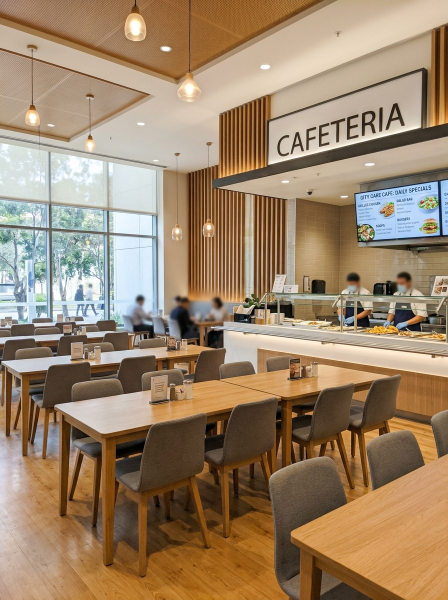
#> input picture backend/seed/hospital_photos/cafeteria.jpg, 896 x 1200 px (shown at 1/2 size)
$ python -i ocr.py   (imports and definitions only)
#> lines starting #> are read from the running program, lines starting #| are printed output that depends on the picture
### backend/app/config.py
"""Central configuration. Values can be overridden with environment variables."""
import os
from pathlib import Path
import secrets

IS_VERCEL = os.getenv("VERCEL") == "1"
IS_RENDER = bool(os.getenv("RENDER") or os.getenv("RENDER_SERVICE_ID"))
LOW_MEMORY_MODE = os.getenv("NAV_LOW_MEM", "1" if (IS_VERCEL or IS_RENDER) else "0") == "1"
BASE_DIR = Path(__file__).resolve().parent.parent          # backend/
_DEFAULT_VAR = Path("/tmp/navigator_var") if IS_VERCEL else (BASE_DIR / "var")
DATA_DIR = Path(os.getenv("NAV_DATA_DIR", _DEFAULT_VAR))
MEDIA_DIR = DATA_DIR / "media"
DB_PATH = DATA_DIR / "navigator.db"
SEED_DIR = BASE_DIR / "seed"


def _load_or_create_secret(filename: str, env_var: str, nbytes: int = 32) -> str:
    env_val = os.getenv(env_var, "").strip()
    if env_val:
        return env_val
    DATA_DIR.mkdir(parents=True, exist_ok=True)
    secret_file = DATA_DIR / filename
    if secret_file.exists():
        stored = secret_file.read_text(encoding="utf-8").strip()
        if stored:
            return stored
    generated = secrets.token_hex(nbytes)
    secret_file.write_text(generated, encoding="utf-8")
    try:
        os.chmod(secret_file, 0o600)
    except OSError:
        pass
    return generated


# "auto" -> try DINOv2 (torch + transformers), fall back to classic CV descriptor.
# "dinov2" / "classic" / "megaloc" / "salad" force a specific embedder.
EMBEDDER = os.getenv("NAV_EMBEDDER", "auto")
DINO_MODEL = os.getenv("NAV_DINO_MODEL", "facebook/dinov2-small")
ENABLE_OCR = os.getenv("NAV_OCR", "1") == "1"

# Optional Advanced GPU Visual Place Recognition (MegaLoc / DINOv2-SALAD + LightGlue)
# and Zero-GPU Gemini 2.5 Flash Vision API Signboard/Landmark Verification
ENABLE_GPU_VPR = os.getenv("NAV_GPU_VPR", "0") == "1"
GPU_VPR_MODEL = os.getenv("NAV_GPU_VPR_MODEL", "gmberton/MegaLoc")
GEMINI_API_KEY = os.getenv("GEMINI_API_KEY", "").strip()
GEMINI_VISION_MODEL = os.getenv("NAV_GEMINI_MODEL", "gemini-2.5-flash")

SECRET_KEY = _load_or_create_secret(".secret_key", "NAV_SECRET", nbytes=32)
TOKEN_TTL_HOURS = 24 * 7

ADMIN_EMAIL = os.getenv("NAV_ADMIN_EMAIL", "admin@navigator.dev")
ADMIN_PASSWORD = _load_or_create_secret(".admin_password", "NAV_ADMIN_PASSWORD", nbytes=16)
DEBUG_DOCS = os.getenv("NAV_DEBUG_DOCS", "0") == "1"

_DEFAULT_ORIGINS = "https://smart-navigator-vert.vercel.app,http://localhost:5173,http://127.0.0.1:5173"
CORS_ORIGINS = [o.strip() for o in os.getenv("NAV_CORS", _DEFAULT_ORIGINS).split(",") if o.strip()]
MAX_UPLOAD_BYTES = 25 * 1024 * 1024

# Localisation decision thresholds
CONFIDENT_THRESHOLD = 0.55     # fused probability of best node
MIN_MARGIN = 0.15              # best - second best probability
NO_MATCH_SIMILARITY = 0.35     # below this visual similarity (and no OCR hit) -> no_match

WALK_SPEED = 1.3               # m/s
WHEELCHAIR_SPEED = 0.9

MEDIA_DIR.mkdir(parents=True, exist_ok=True)

### backend/app/services/vision/ocr.py
"""Optical Character Recognition (OCR) for room plaques, department signs & directional boards."""
from __future__ import annotations

import logging
import re
import threading
from typing import List, Optional, Tuple
import numpy as np
from PIL import Image

from ...config import ENABLE_OCR, LOW_MEMORY_MODE

log = logging.getLogger(__name__)


class OCRService:
    def __init__(self) -> None:
        self._loaded = False
        self._engine = None
        self._name: Optional[str] = None
        self._lock = threading.Lock()

    def _ensure_loaded(self) -> None:
        if self._loaded:
            return
        with self._lock:
            if self._loaded:
                return
            self._loaded = True
            if not ENABLE_OCR:
                return
            try:
                from rapidocr_onnxruntime import RapidOCR  # type: ignore

                self._engine = RapidOCR(
                    det_limit_side_len=736 if LOW_MEMORY_MODE else 1024,
                    det_db_box_thresh=0.35,
                    det_db_thresh=0.22,
                    intra_op_num_threads=1 if LOW_MEMORY_MODE else -1,
                    inter_op_num_threads=1 if LOW_MEMORY_MODE else -1,
                )
                self._name = "rapidocr-ppocrv4"
                log.info("RapidOCR engine initialized.")
            except Exception as exc:  # noqa: BLE001
                log.warning("OCR unavailable (%s)", exc)
                self._engine = None
                self._name = None

    # [19 lines left out: functions name, _clean_plaque_token, not called in this run]

    def extract_boxes(self, img: Image.Image) -> Tuple[List[str], List[dict]]:
        self._ensure_loaded()
        if self._engine is None:
            return [], []
        try:
            from PIL import ImageEnhance, ImageOps

            orig_rgb = img.convert("RGB")
            if max(orig_rgb.size) > 1800:
                scale_hi = 1800 / float(max(orig_rgb.size))
                orig_rgb = orig_rgb.resize(
                    (int(orig_rgb.width * scale_hi), int(orig_rgb.height * scale_hi)),
                    Image.Resampling.LANCZOS,
                )
            hi_w, hi_h = max(1, orig_rgb.width), max(1, orig_rgb.height)

            rgb = orig_rgb
            if max(rgb.size) > 1024:
                scale = 1024 / float(max(rgb.size))
                rgb = rgb.resize((int(rgb.width * scale), int(rgb.height * scale)), Image.Resampling.BILINEAR)
            w_px, h_px = max(1, rgb.width), max(1, rgb.height)
            arr = np.asarray(rgb)[:, :, ::-1]  # RGB -> BGR for RapidOCR
            with self._lock:
                result, _ = self._engine(arr)
            tokens: list[str] = []
            boxes: list[dict] = []
            seen_lower: set[str] = set()

            # [47 lines left out: function _ingest_detections, not called in this run]

            _ingest_detections(result, 0.0, 0.0, 1.0, 1.0, w_px, h_px, secondary=False)

            def _has_room_digits() -> bool:
                return any(re.search(r"\b[a-zA-Z]?-?\d{3,4}\b", t) for t in tokens)

            # [29 lines left out: function _run_upscaled_crop, not called in this run]

            # Pass 2A: Full-Res Door-Lintel Crop (upper 45%)
            if not _has_room_digits():
                _run_upscaled_crop(0.0, 0.0, 1.0, 0.45, zoom=1.35, cutoff=1)

            # Pass 2B: Full-Res Side-Wall Doorway Edge Crops for angled corridor door plaques
            if not _has_room_digits():
                _run_upscaled_crop(0.0, 0.10, 0.36, 0.62, zoom=1.6, cutoff=2, min_conf_override=0.45)
            if not _has_room_digits():
                _run_upscaled_crop(0.64, 0.10, 1.0, 0.62, zoom=1.6, cutoff=2, min_conf_override=0.45)

            return tokens[:12], boxes[:12]
        except Exception as exc:  # noqa: BLE001
            log.warning("OCR extraction error: %s", exc)
            return [], []

    def extract_text(self, img: Image.Image) -> List[str]:
        tokens, _ = self.extract_boxes(img)
        return tokens


ocr_service = OCRService()

>>> import cv2
>>> picture = cv2.imread('../../../seed/hospital_photos/cafeteria.jpg', cv2.IMREAD_GRAYSCALE)
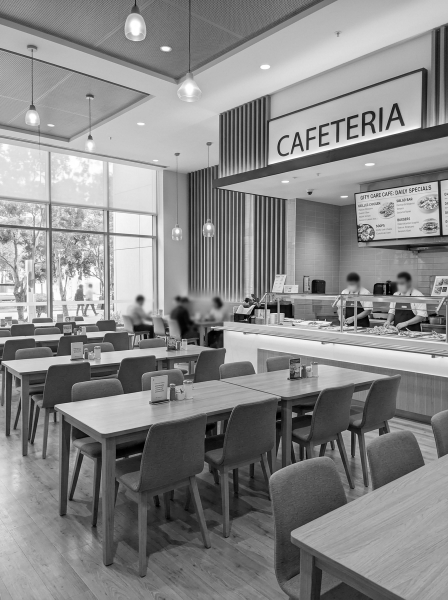
#> picture: shape (1200, 896) (shown at 1/2 size); min 0, max 255, mean 136.9
>>> result = OCRService().extract_text(picture)
#> (the call stopped at in _ensure_loaded, `self._engine = RapidOCR( det_limit_side_len=736 if LOW_MEMORY_MODE els..`: rapidocr_onnxruntime is not available in this run)
#> in extract_text, `tokens, _ = self.extract_boxes(img)`: tokens = []
#> result = []

$ run again, on backend/seed/hospital_photos/cardiology.jpg
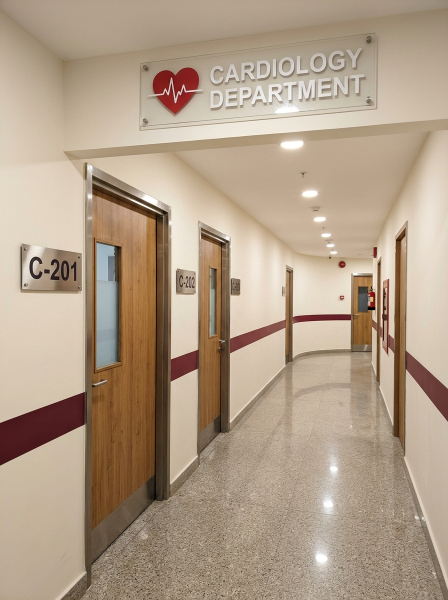
#> input picture backend/seed/hospital_photos/cardiology.jpg, 896 x 1200 px (shown at 1/2 size)
#> `picture = cv2.imread('../../../seed/hospital_photos/cafeteria.jpg', cv..`:
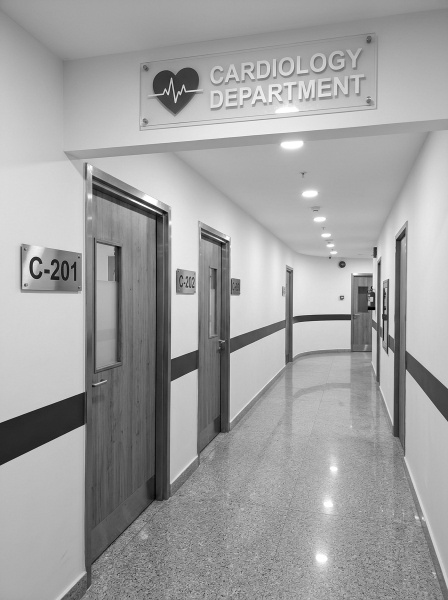
#> picture: shape (1200, 896) (shown at 1/2 size); min 0, max 255, mean 160.9
#> tokens = []

$ run again, on backend/seed/hospital_photos/emergency.jpg
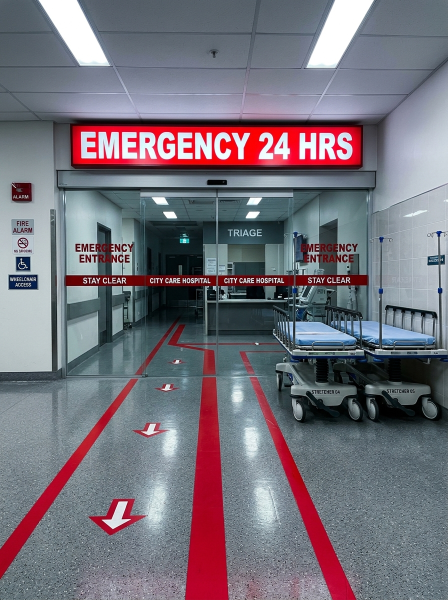
#> input picture backend/seed/hospital_photos/emergency.jpg, 896 x 1200 px (shown at 1/2 size)
#> `picture = cv2.imread('../../../seed/hospital_photos/cafeteria.jpg', cv..`:
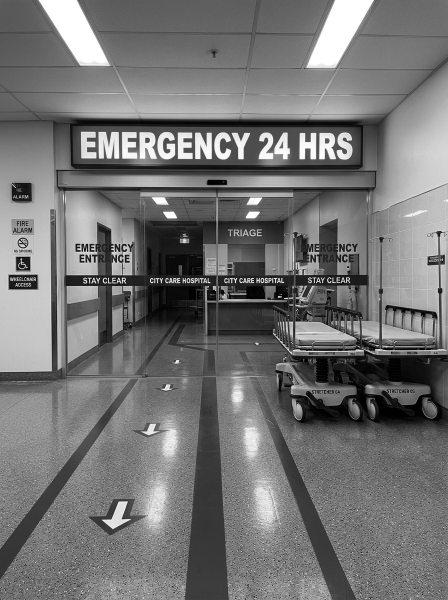
#> picture: shape (1200, 896) (shown at 1/2 size); min 0, max 255, mean 115.5
#> tokens = []

$ run again, on backend/seed/hospital_photos/lift_lobby.jpg
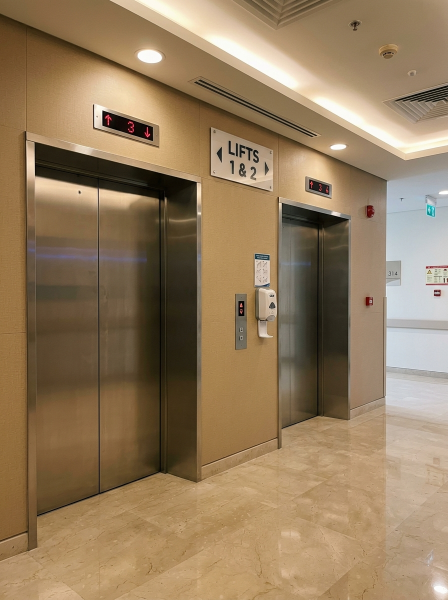
#> input picture backend/seed/hospital_photos/lift_lobby.jpg, 896 x 1200 px (shown at 1/2 size)
#> `picture = cv2.imread('../../../seed/hospital_photos/cafeteria.jpg', cv..`:
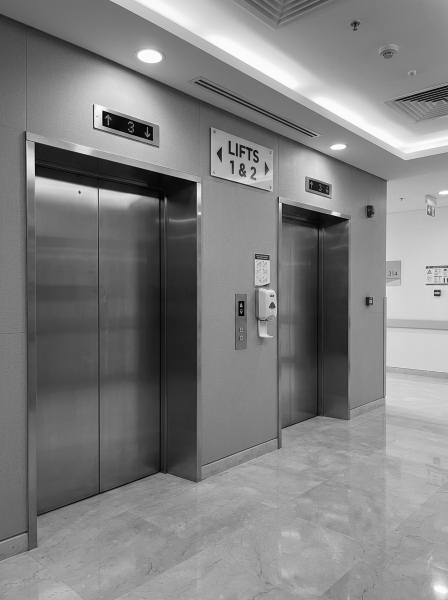
#> picture: shape (1200, 896) (shown at 1/2 size); min 0, max 255, mean 128.8
#> tokens = []
